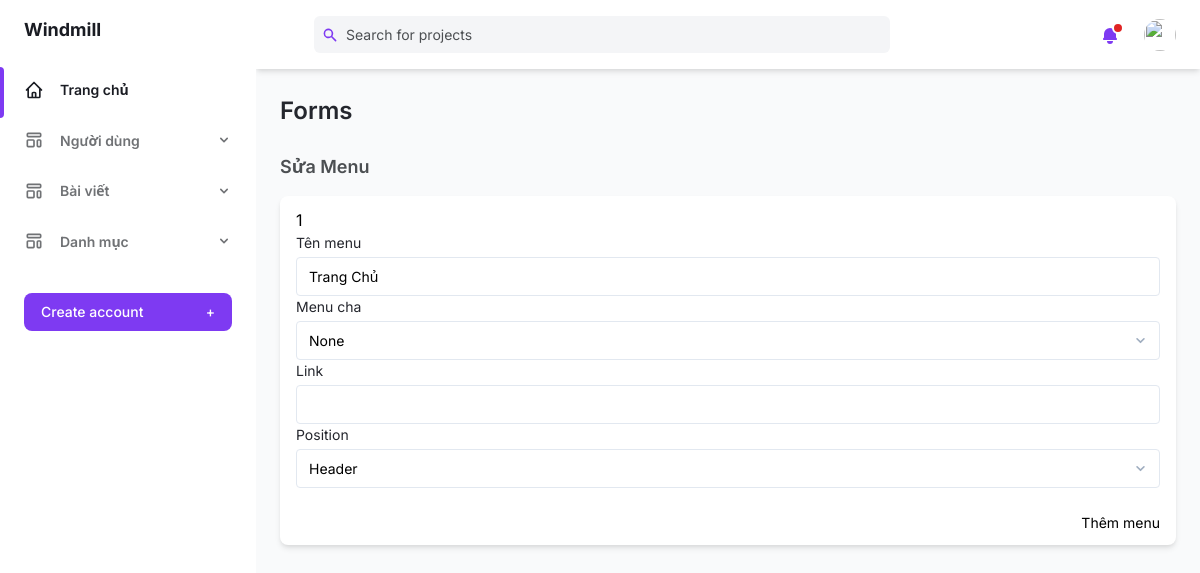
Page /DoAnTTCN/admin/menu_manager/edit.php?menuid=1 on the committed database.
### tables this page shows
CREATE TABLE IF NOT EXISTS `tbl_menu` (
  `menuid` int NOT NULL AUTO_INCREMENT,
  `menuname` varchar(500) DEFAULT NULL,
  `parentid` int DEFAULT '0',
  `link` varchar(500) DEFAULT NULL,
  `position` int DEFAULT '0',
  PRIMARY KEY (`menuid`)
);

### DoAnTTCN/admin/menu_manager/edit.php (the view, shortened to what this page needs)
<?php
include '../config/config.php';
include '../layout/side-bars.php';
$menuid = $_GET['menuid'];
$id_menu = $conn->query("select * from tbl_menu where menuid = $menuid");
$choose_menu = $conn->query("select * from tbl_menu");
if ($id_menu->num_rows > 0) {
    $row = $id_menu->fetch_assoc();
    ?>
    <div class="flex flex-col flex-1 w-full">
        <?php include '../layout/header.php' ?>
        <main class="h-full pb-16 overflow-y-auto">
            <div class="container px-6 mx-auto grid">
                <h2 class="my-6 text-2xl font-semibold text-gray-700 dark:text-gray-200">
                    Forms
                </h2>
                <h4 class="mb-4 text-lg font-semibold text-gray-600 dark:text-gray-300">
                    Sửa Menu
                </h4>
                <form method="post">
                    <div class="px-4 py-3 mb-8 bg-white rounded-lg shadow-md dark:bg-gray-800">
                        <input type="text" name="menuid" value="<?php echo $row['menuid'] ?>">
                        <label class="block text-sm">
                            <span class="text-gray-700 dark:text-gray-400">Tên menu</span>
                            <input
                                class="block w-full mt-1 text-sm dark:border-gray-600 dark:bg-gray-700 focus:border-purple-400 focus:outline-none focus:shadow-outline-purple dark:text-gray-300 dark:focus:shadow-outline-gray form-input"
                                name="menuname" value="<?php echo $row['menuname'] ?>" />
                        </label>
                        <label class="block text-sm">
                            <span class="text-gray-700 dark:text-gray-400">Menu cha</span>
                            <select name="parentid"
                                class="block w-full mt-1 text-sm dark:text-gray-300 dark:border-gray-600 dark:bg-gray-700 form-select focus:border-purple-400 focus:outline-none focus:shadow-outline-purple dark:focus:shadow-outline-gray">
                                <option value="0">None</option>
                            </select>
                        </label>
                        <label class="block text-sm">
                            <span class="text-gray-700 dark:text-gray-400">Link</span>
                            <input
                                class="block w-full mt-1 text-sm dark:border-gray-600 dark:bg-gray-700 focus:border-purple-400 focus:outline-none focus:shadow-outline-purple dark:text-gray-300 dark:focus:shadow-outline-gray form-input"
                                name="link" value="<?php echo $row['link'] ?>" />
                        </label>
                        <label class="block text-sm">
                            <span class="text-gray-700 dark:text-gray-400">Position</span>
                            <select name="position"
                                class="block w-full mt-1 text-sm dark:text-gray-300 dark:border-gray-600 dark:bg-gray-700 form-select focus:border-purple-400 focus:outline-none focus:shadow-outline-purple dark:focus:shadow-outline-gray">
                                <option value="0" <?php echo $row['position'] == 0 ? "selected" : "" ?>>Header</option>
                            </select>
                        </label>
                        <div class="flex mt-6 text-sm">
                            <div class="btn-submit">
                                <button onclick="alert('Chac chan se luu chu?')" type="submit" name="btn-add-menu">Thêm
                                    menu</button>
                            </div>
                        </div>
                    </div>
                </form>
                <?php
}
?>
        </div>
    </main>
</div>
</div>
</body>
</html>

### DoAnTTCN/resource/admin/assets/css/submit-form.css (style rules this page uses)
.btn-submit { width: 100%; display: flex; justify-content: end; }

### rows in the picture
tbl_menu: menuid "1", menuname "Trang Chủ", position "Header"
